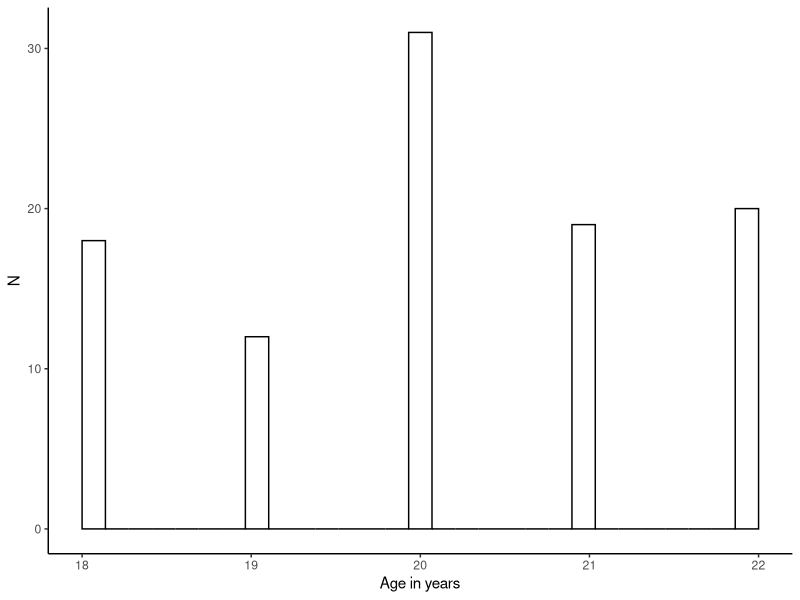
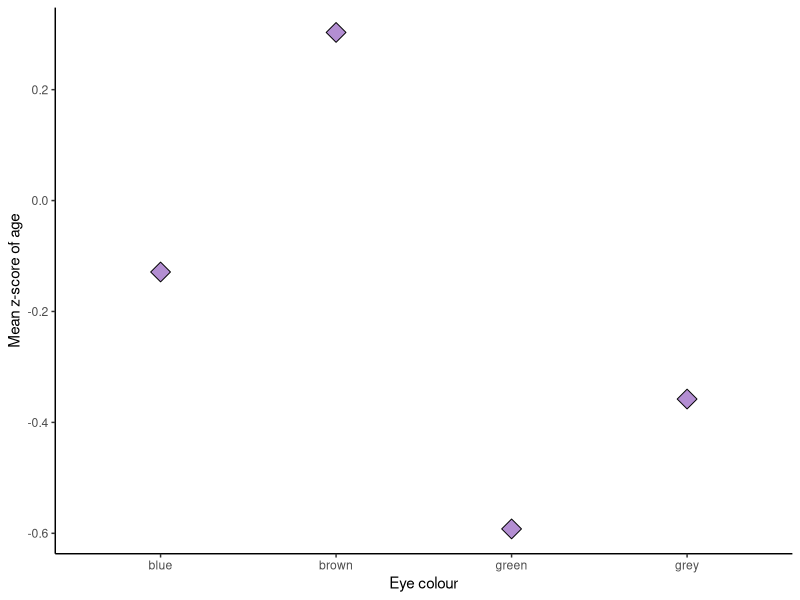

These charts were generated, in order, by the following R code:
## ---- chunk 1
library(tidyverse)
knitr::opts_chunk$set(echo = T, fig.height=3, fig.width=5, fig.align = "center")
## ---- chunk 2
n <- 100 # sample size
# let's create us some data
my_data <- tibble(
  id = sample(x = 1000:1999, # numbers we're sampling from
               # how many numbers are we drawing? (n defined in 1st line of code)
              size = n),
  age = sample(x = 18:22,
               size = n,
               # n is larger than number of things we're sampling from so we need
               # sample with replacement
               replace = TRUE),
  eye_col = sample(c("blue", "green", "grey", "brown"),
                   size = n,
                   replace = TRUE,
                   # probabilities of sampling each colour
                   prob = c(.3, .12, .09, .49))
)
## ---- chunk 3
filter(.data = my_data, age > 22 | eye_col == "brown")
## ---- chunk 4
filter(.data = my_data, age > 20 & age < 24)
## ---- chunk 5
mutate(.data = my_data,
       eye_col = factor(eye_col), # turn eye_col into a factor of itself
       age_z = scale(age)) # create new variable age_z
## ---- chunk 6
my_data2 <- mutate(.data = my_data,
                   eye_col = factor(eye_col),
                   age_z = scale(age),
                   age_z_abs = abs(age_z))

my_data2
## ---- chunk 7
mutate(.data = my_data,
       eye_col = factor(eye_col),
       age_z = scale(age),
       age_z_abs = abs(age_z))
## ---- chunk 8
my_data2 %>%
  ggplot(mapping = aes(x = age)) +
  geom_histogram(color = "black", fill = "white") +
  labs(x = "Age in years", y = "N") +
  theme_classic()
## ---- chunk 9
my_data %>%
  group_by(eye_col) %>%
  summarise(mean_age = mean(age),
            sd_age = sd(age))
## ---- chunk 10
my_data %>%
  mutate(age_z = scale(age)) %>%
  group_by(eye_col) %>%
  summarise(mean_age_z = mean(age_z))
## ---- chunk 11
my_data %>%
  mutate(age_z = scale(age)) %>%
  group_by(eye_col) %>%
  summarise(mean_age_z = mean(age_z)) %>%
  ggplot(mapping = aes(x = eye_col, y = mean_age_z)) +
  geom_point(fill = "#b38ed2", size = 5, shape = 23) +
  labs(x = "Eye colour", y = "Mean z-score of age") +
  theme_classic()
